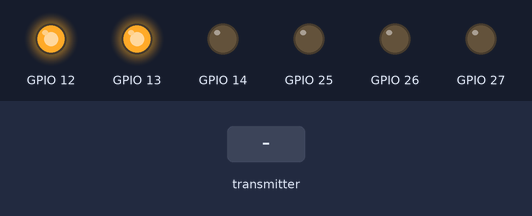
Recording of a sketch running on a simulated ESP32. Parts: output pins drawn as LEDs (lit = HIGH). Inputs (shaded band) come from the test bench. WiFi joins after 1.5 s; servers stay silent unless stated; what the sketch prints to the serial monitor is not drawn.

Above: at 1.2 s.
1.3 s: the transmitter starts sending leftSpeed = 0
At 2.5 s:
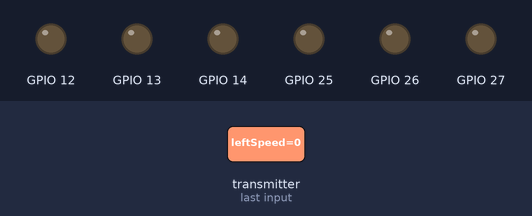
2.8 s: the transmitter starts sending leftDirection = 64
At 3.8 s:
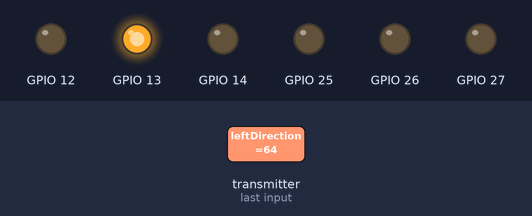
4.3 s: the transmitter starts sending rightSpeed = 128
At 4.9 s:
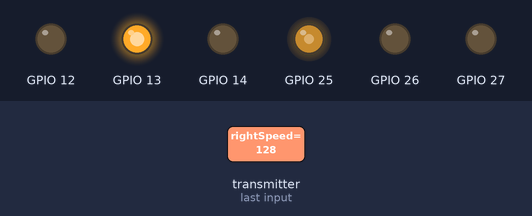
5.8 s: the transmitter starts sending rightDirection = 64
At 7.0 s:
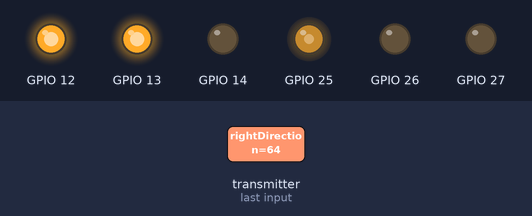
7.3 s: the transmitter starts sending leftSpeed = 128
At 8.4 s:
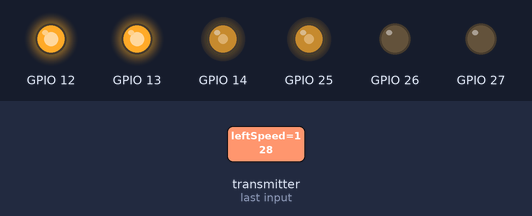
8.8 s: the transmitter starts sending leftDirection = 0
At 9.5 s:
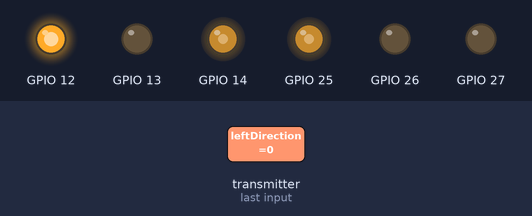
Timing chart, 0 to 11.3 s (numbered marks = the images above; inputs shaded):
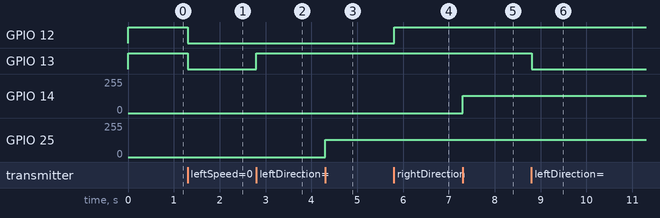

The sketch:

receiver_copy_20251215111335.ino
```cpp
// receiver.ino

#include <WiFi.h>
#include <esp_now.h>

class Motor {
public:
  uint8_t brakePin;
  uint8_t pwmPin;
  uint8_t directionPin;
  Motor(uint8_t brakePin, uint8_t pwmPin, uint8_t directionPin);
};

Motor::Motor(uint8_t brakePin, uint8_t pwmPin, uint8_t directionPin) {
  this->brakePin = brakePin;
  this->pwmPin = pwmPin;
  this->directionPin = directionPin;

  pinMode(this->brakePin, OUTPUT);
  pinMode(this->pwmPin, OUTPUT);
  pinMode(this->directionPin, OUTPUT);
}

Motor leftMotor(26, 14, 13);
Motor rightMotor(27, 25, 12);

uint8_t sender[] = { 0xc4, 0xdd, 0x57, 0x9c, 0xda, 0xfc };

typedef struct struct_message {
  uint8_t leftSpeed;
  uint8_t leftDirection;
  uint8_t rightSpeed;
  uint8_t rightDirection;
};

struct_message message;

esp_now_peer_info_t peerInfo;


void OnDataReceive(const esp_now_recv_info_t *info, const uint8_t *data, int len) {
  const uint8_t *mac = info->src_addr;  // sender MAC

  //Serial.print("From: ");
  for (int i = 0; i < 6; i++) {
    //Serial.printf("%02X%s", mac[i], (i < 5) ? ":" : "");
  }
  //Serial.printf("  len=%d\n", len);

  memcpy(&message, data, len);
  //Serial.printf("%d %d %d %d \n", message.leftDirection, message.leftSpeed, message.rightDirection, message.rightSpeed);

  analogWrite(leftMotor.pwmPin, message.leftSpeed > 105 ? message.leftSpeed : 0);
  digitalWrite(leftMotor.directionPin, message.leftDirection);
  analogWrite(rightMotor.pwmPin, message.rightSpeed > 105 ? message.rightSpeed : 0);
  digitalWrite(rightMotor.directionPin, message.rightDirection);

  // use data[0..len-1]
}

void setup() {
  Serial.begin(115200);

  WiFi.mode(WIFI_STA);
  WiFi.begin();
  Serial.println(WiFi.macAddress());

  if (esp_now_init() != ESP_OK) {
    Serial.println("ESP now is broken");
    return;
  } else {
    Serial.println("ESP now is working!");
  }


  memcpy(peerInfo.peer_addr, sender, 6);
  peerInfo.channel = 0;
  peerInfo.encrypt = false;

  esp_now_register_recv_cb(OnDataReceive);

  analogWrite(leftMotor.pwmPin, 0);
  analogWrite(rightMotor.pwmPin, 0);
  digitalWrite(leftMotor.brakePin, LOW);
  digitalWrite(rightMotor.brakePin, LOW);
  digitalWrite(leftMotor.directionPin, HIGH);
  digitalWrite(rightMotor.directionPin, HIGH);
}

void loop() {
}
```

Measured:
- after the input at 1.3 s, GPIO 12, GPIO 13: HIGH → LOW at once
- after the input at 2.8 s, GPIO 13: LOW → HIGH at once
- after the input at 4.3 s, GPIO 25: 0/255 → 128/255 at once
- after the input at 5.8 s, GPIO 12: LOW → HIGH at once
- after the input at 7.3 s, GPIO 14: 0/255 → 128/255 at once
- after the input at 8.8 s, GPIO 13: HIGH → LOW at once
